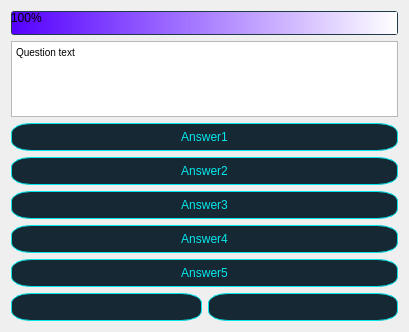
<?xml version="1.0" encoding="UTF-8"?>
<ui version="4.0">
 <class>Tests</class>
 <widget class="QWidget" name="Tests">
  <property name="geometry">
   <rect>
    <x>0</x>
    <y>0</y>
    <width>409</width>
    <height>332</height>
   </rect>
  </property>
  <property name="windowTitle">
   <string/>
  </property>
  <property name="windowOpacity">
   <double>0.000000000000000</double>
  </property>
  <property name="styleSheet">
   <string notr="true"/>
  </property>
  <layout class="QGridLayout" name="gridLayout">
   <item row="4" column="0" colspan="2">
    <widget class="QPushButton" name="pushButton_5">
     <property name="styleSheet">
      <string notr="true">QPushButton{	
	color: rgb(4, 232, 236);
	background-color: rgb(22, 40, 52);
	border: 1px solid rgb(4, 232, 236);
	padding: 6px;
	border-radius: 20px 10px;
}

QPushButton:pressed{
	color: red;
	border: 1px solid red;
	border-radius: 20px 10px;
}</string>
     </property>
     <property name="text">
      <string>Answer3</string>
     </property>
    </widget>
   </item>
   <item row="0" column="0" colspan="2">
    <widget class="QProgressBar" name="progressBar">
     <property name="styleSheet">
      <string notr="true">QProgressBar:horizontal {
border-radius: 3px;
background: rgb(33, 59, 76);
padding: 1px;
}
QProgressBar::chunk:horizontal {
background: qlineargradient(x1: 0, y1: 0.5, x2: 1, y2: 0.5, stop: 0 rgb(85, 0, 255), stop: 1 white);
}</string>
     </property>
     <property name="maximum">
      <number>30</number>
     </property>
     <property name="value">
      <number>30</number>
     </property>
    </widget>
   </item>
   <item row="7" column="0">
    <widget class="QPushButton" name="pushButton">
     <property name="styleSheet">
      <string notr="true">QPushButton{	
	image: url(:/icons/images/arrowPrev.png);
	background-color: rgb(22, 40, 52);
	border: 1px solid rgb(4, 232, 236);
	padding: 6px;
	border-radius: 20px 10px;
}

QPushButton:pressed{	
	image: url(:/icons/images/arrowPrevPressed.png);
	border: 1px solid red;
	border-radius: 20px 10px;
}</string>
     </property>
     <property name="text">
      <string/>
     </property>
    </widget>
   </item>
   <item row="1" column="0" colspan="2">
    <widget class="QTextBrowser" name="textBrowser">
     <property name="html">
      <string>&lt;!DOCTYPE HTML PUBLIC &quot;-//W3C//DTD HTML 4.0//EN&quot; &quot;http://www.w3.org/TR/REC-html40/strict.dtd&quot;&gt;
&lt;html&gt;&lt;head&gt;&lt;meta name=&quot;qrichtext&quot; content=&quot;1&quot; /&gt;&lt;style type=&quot;text/css&quot;&gt;
p, li { white-space: pre-wrap; }
&lt;/style&gt;&lt;/head&gt;&lt;body style=&quot; font-family:'MS Shell Dlg 2'; font-size:7.8pt; font-weight:400; font-style:normal;&quot;&gt;
&lt;p style=&quot; margin-top:0px; margin-bottom:0px; margin-left:0px; margin-right:0px; -qt-block-indent:0; text-indent:0px;&quot;&gt;Question text&lt;/p&gt;&lt;/body&gt;&lt;/html&gt;</string>
     </property>
    </widget>
   </item>
   <item row="2" column="0" colspan="2">
    <widget class="QPushButton" name="pushButton_3">
     <property name="styleSheet">
      <string notr="true">QPushButton{	
	color: rgb(4, 232, 236);
	background-color: rgb(22, 40, 52);
	border: 1px solid rgb(4, 232, 236);
	padding: 6px;
	border-radius: 20px 10px;
}

QPushButton:pressed{
	color: red;
	border: 1px solid red;
	border-radius: 20px 10px;
}</string>
     </property>
     <property name="text">
      <string>Answer1</string>
     </property>
    </widget>
   </item>
   <item row="3" column="0" colspan="2">
    <widget class="QPushButton" name="pushButton_4">
     <property name="styleSheet">
      <string notr="true">QPushButton{	
	color: rgb(4, 232, 236);
	background-color: rgb(22, 40, 52);
	border: 1px solid rgb(4, 232, 236);
	padding: 6px;
	border-radius: 20px 10px;
}

QPushButton:pressed{
	color: red;
	border: 1px solid red;
	border-radius: 20px 10px;
}</string>
     </property>
     <property name="text">
      <string>Answer2</string>
     </property>
    </widget>
   </item>
   <item row="7" column="1">
    <widget class="QPushButton" name="pushButton_2">
     <property name="styleSheet">
      <string notr="true">QPushButton{	
	image: url(:/icons/images/arrowNext.png);
	background-color: rgb(22, 40, 52);
	border: 1px solid rgb(4, 232, 236);
	padding: 6px;
	border-radius: 20px 10px;
}

QPushButton:pressed{
	image: url(:/icons/images/arrowNextPressed.png);
	border: 1px solid red;
	border-radius: 20px 10px;
}</string>
     </property>
     <property name="text">
      <string/>
     </property>
    </widget>
   </item>
   <item row="5" column="0" colspan="2">
    <widget class="QPushButton" name="pushButton_6">
     <property name="styleSheet">
      <string notr="true">QPushButton{	
	color: rgb(4, 232, 236);
	background-color: rgb(22, 40, 52);
	border: 1px solid rgb(4, 232, 236);
	padding: 6px;
	border-radius: 20px 10px;
}

QPushButton:pressed{
	color: red;
	border: 1px solid red;
	border-radius: 20px 10px;
}</string>
     </property>
     <property name="text">
      <string>Answer4</string>
     </property>
    </widget>
   </item>
   <item row="6" column="0" colspan="2">
    <widget class="QPushButton" name="pushButton_7">
     <property name="styleSheet">
      <string notr="true">QPushButton{	
	color: rgb(4, 232, 236);
	background-color: rgb(22, 40, 52);
	border: 1px solid rgb(4, 232, 236);
	padding: 6px;
	border-radius: 20px 10px;
}

QPushButton:pressed{
	color: red;
	border: 1px solid red;
	border-radius: 20px 10px;
}</string>
     </property>
     <property name="text">
      <string>Answer5</string>
     </property>
    </widget>
   </item>
  </layout>
 </widget>
 <resources/>
 <connections/>
</ui>
